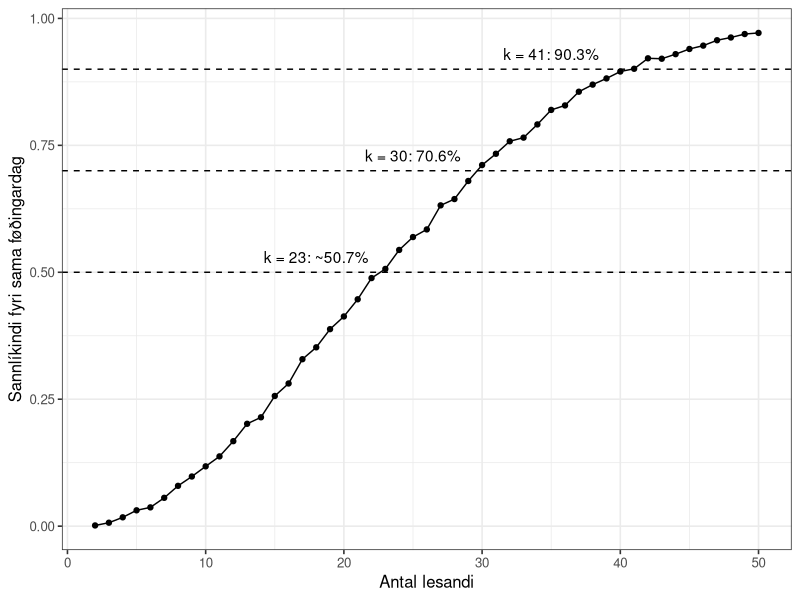
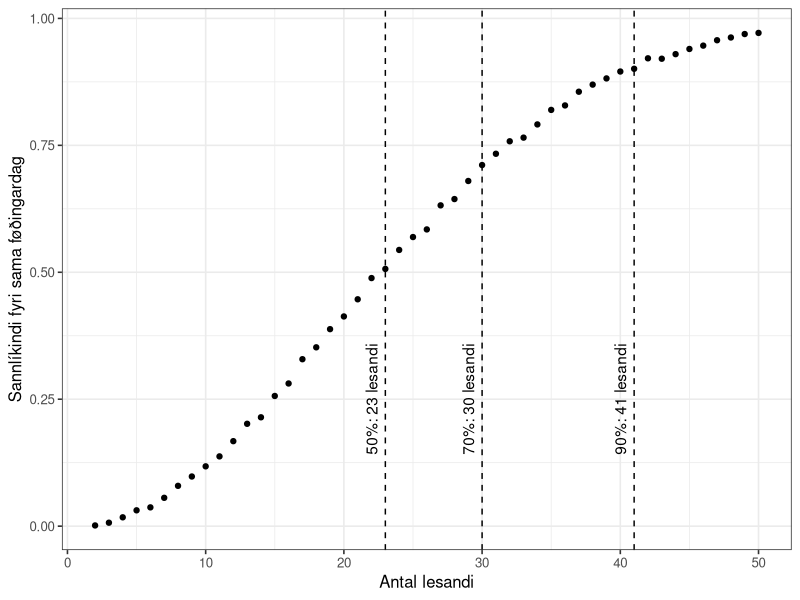
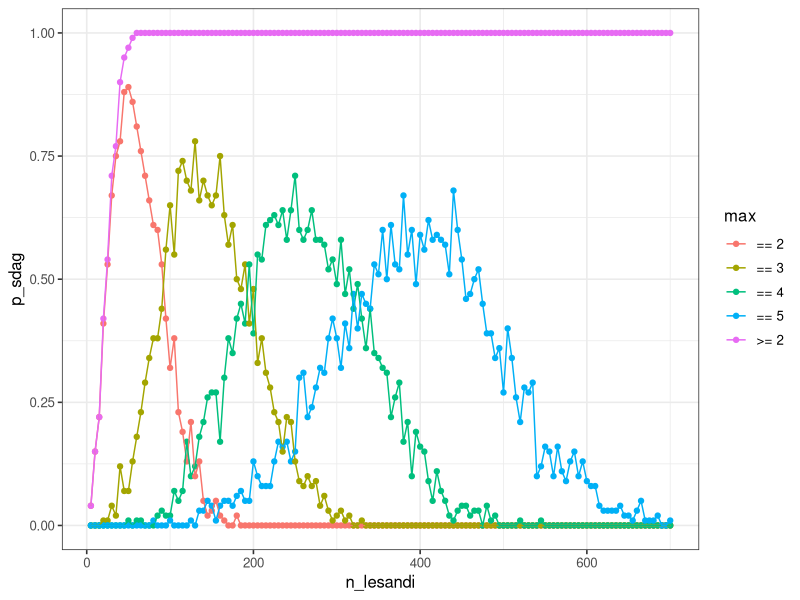
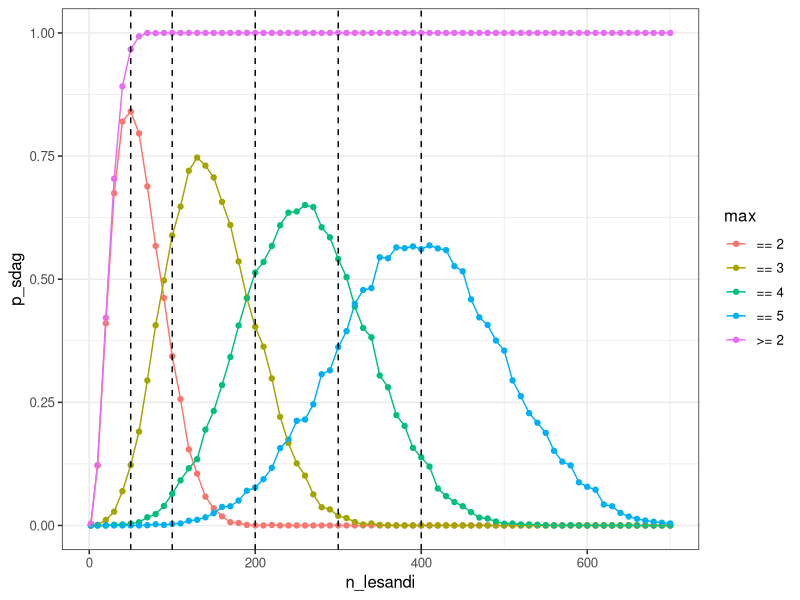
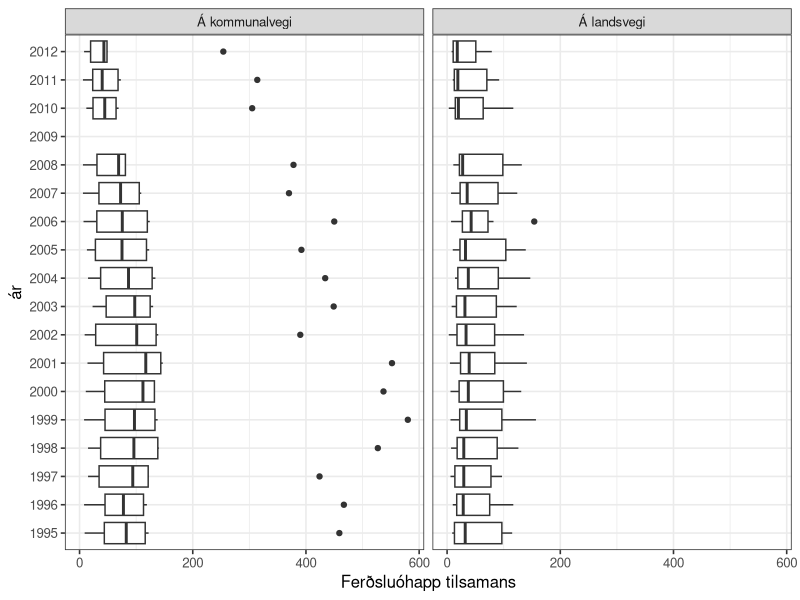
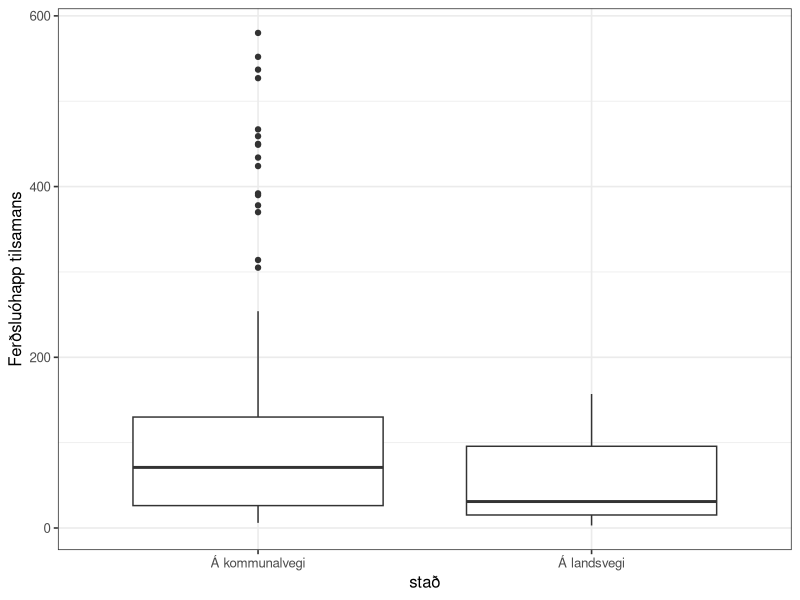
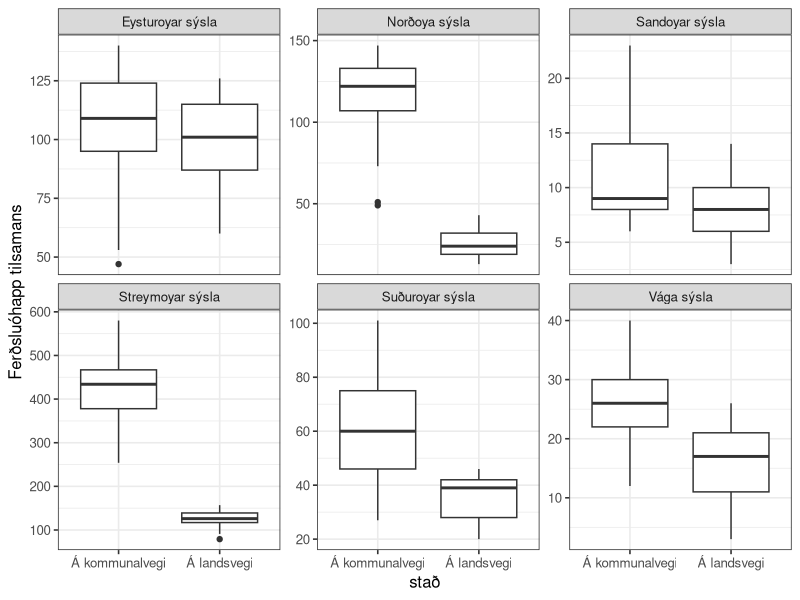
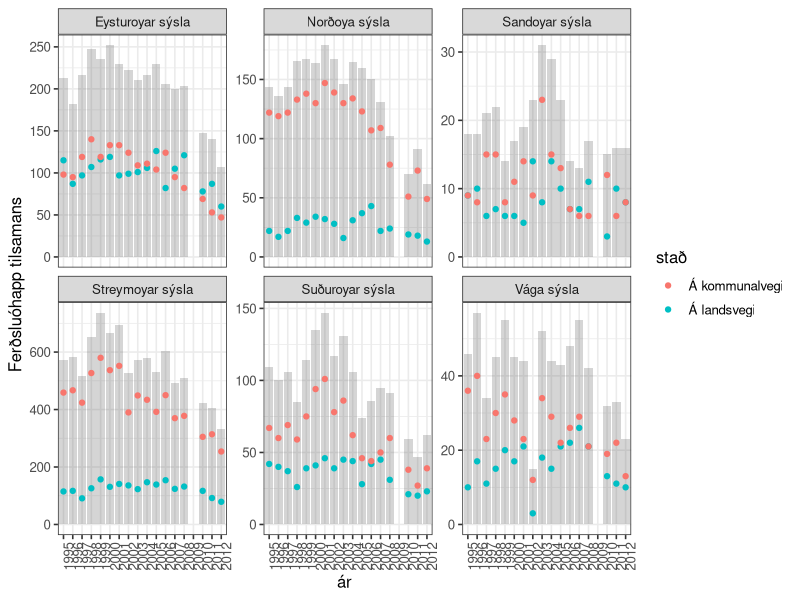

Reproduce these figures in R, in order.
## ---- chunk 1
knitr::opts_chunk$set(echo = TRUE)

options(dplyr.summarise.inform = FALSE)
library(tidyverse)

# set theme used for plotting
theme_set(theme_bw(base_size = 12))

## ---- chunk 2
n_lesandi <- 2:10
roynd_nr <- 1:2

sama_fdag <- crossing(n_lesandi, roynd_nr)
sama_fdag
## ---- chunk 3
sama_fdag <- mutate(
  sama_fdag,
  fdag = map(n_lesandi, ~ sample(365, ., replace = TRUE)))

sama_fdag
## ---- chunk 4
str(sama_fdag$fdag)
## ---- chunk 5
sama_fdag <- mutate(sama_fdag, nakar_sdag = map_lgl(fdag, ~ any(duplicated(.x))))
sama_fdag

## ---- chunk 6
p_samadag <- sama_fdag %>%
  group_by(n_lesandi) %>%
  summarise(p_sdag = mean(nakar_sdag))

p_samadag
## ---- chunk 7

p_samadag <-
  crossing(n_lesandi = 2:10, roynd_nr = 1:2) %>%
  mutate(.,
    fdag = map(n_lesandi, ~sample(365, ., replace = TRUE))
  ) %>%
  mutate(., nakar_sdag = map_lgl(fdag, ~any(duplicated(.x)))) %>%
  group_by(n_lesandi) %>%
  summarize(p_sdag = mean(nakar_sdag))
  
p_samadag
## ---- chunk 8

n_lesandi <- 2:50

p_samadag <-
  crossing(n_lesandi, roynd_nr) %>%
  mutate(.,
    fdag = map(n_lesandi, ~sample(365, ., replace = TRUE))
  ) %>%
  mutate(., nakar_sdag = map_lgl(fdag, ~any(duplicated(.x)))) %>%
  group_by(n_lesandi) %>%
  summarize(p_sdag = mean(nakar_sdag))
  
p_samadag

## ---- chunk 9
roynd_nr <- 1:5000
p_samadag <-
  crossing(n_lesandi, roynd_nr) %>%
  mutate(.,
    fdag = map(n_lesandi, ~sample(365, ., replace = TRUE))
  ) %>%
  mutate(., nakar_sdag = map_lgl(fdag, ~any(duplicated(.x)))) %>%
  group_by(n_lesandi) %>%
  summarize(p_sdag = mean(nakar_sdag))
  
p_samadag
## ---- chunk 10
ggplot(p_samadag, aes(x = n_lesandi, y = p_sdag)) +
  geom_point() +
  geom_line() +
  xlab("Antal lesandi") +
  ylab("Sannlíkindi fyri sama føðingardag") +
  geom_hline(yintercept = c(0.5, 0.7, 0.9), linetype = "dashed") +
  annotate("text", x=18, y = 0.53, label="k = 23: ~50.7%") +
  annotate("text", x=25, y = 0.73, label="k = 30: 70.6%") +
  annotate("text", x=35, y = 0.93, label="k = 41: 90.3%")
## ---- chunk 11
p_samadag <- p_samadag %>%
  mutate(n_ymisk = map(n_lesandi, ~prod(365:(365 - . + 1))) %>% unlist,
         n_total = 365^n_lesandi,
         p_teori = 1 - (n_ymisk/n_total)
  )

p_samadag
## ---- chunk 12
p_samadag <- p_samadag %>% 
  mutate(p_bday = map_dbl(n_lesandi, ~pbirthday(., classes = 365, coincident = 2)))

p_samadag
## ---- chunk 13
x50 <- qbirthday(prob = 0.5, classes = 365, coincident = 2)
x70 <- qbirthday(prob = 0.7, classes = 365, coincident = 2)
x90 <- qbirthday(prob = 0.9, classes = 365, coincident = 2)

ggplot(p_samadag, aes(x = n_lesandi, y = p_sdag)) +
  geom_point() +
  geom_vline(xintercept = x50, linetype = "dashed") +
  annotate("text", x=x50-1, y = 0.25, label=sprintf("%s: %s lesandi", "50%", x50), angle=90) +
  geom_vline(xintercept = x70, linetype = "dashed") +
  annotate("text", x=x70-1, y = 0.25, label=sprintf("%s: %s lesandi", "70%", x70), angle=90) +
  geom_vline(xintercept = x90, linetype = "dashed") +
  annotate("text", x=x90-1, y = 0.25, label=sprintf("%s: %s lesandi", "90%", x90), angle=90) +
  xlab("Antal lesandi") +
  ylab("Sannlíkindi fyri sama føðingardag")

## ---- chunk 14
qbirthday(prob = 0.5, classes = 365, coincident = 2)
qbirthday(prob = 0.7, classes = 365, coincident = 2)
qbirthday(prob = 0.9, classes = 365, coincident = 2)
## ---- chunk 15
n_lesandi_50 <- pbirthday(50, classes = 365, coincident = 2)
n_lesandi_50

n_lesandi_80 <- pbirthday(80, classes = 365, coincident = 2)
n_lesandi_80
## ---- chunk 16
n_lesandi = seq(5, 700, 5)
roynd_nr = 1:100

p_maxsdag <- NULL

p_maxsdag <- crossing(n_lesandi, roynd_nr) %>%
  mutate(
    fdag = map(n_lesandi, ~sample(365, ., replace = TRUE)),
    `>= 2` = map_int(fdag, ~any(duplicated(.x))),
    max_sdag = map_int(fdag, function(x) max(table(x))),
    `== 2` = max_sdag == 2,
    `== 3` = max_sdag == 3,
    `== 4` = max_sdag == 4,
    `== 5` = max_sdag == 5,
  )

p_maxsdag
## ---- chunk 17
p_maxsdag <- p_maxsdag %>%
  pivot_longer(cols=c(`>= 2`, `== 2`, `== 3`, `== 4`, `== 5`), names_to = 'max', values_to = 'sdag')

p_maxsdag
## ---- chunk 18


p_maxsdag <- p_maxsdag %>%
  group_by(n_lesandi, max) %>%
  summarize(p_sdag = mean(sdag))
p_maxsdag
## ---- chunk 19
ggplot(p_maxsdag, aes(x = n_lesandi, y = p_sdag, colour = max)) +
  geom_point() +
  geom_line()
## ---- chunk 20
n_lesandi = c(2, seq(10, 700, 10))
#n_lesandi = seq(5, 700, 5)
roynd_nr = 1:2000

p_maxsdag <- NULL

p_maxsdag <- crossing(n_lesandi, roynd_nr) %>%
  mutate(
    fdag = map(n_lesandi, ~sample(365, ., replace = TRUE)),
    `>= 2` = map_int(fdag, ~any(duplicated(.x))),
    max_sdag = map_int(fdag, function(x) max(table(x))),
    `== 2` = max_sdag == 2,
    `== 3` = max_sdag == 3,
    `== 4` = max_sdag == 4,
    `== 5` = max_sdag == 5,
  ) %>%
  pivot_longer(cols=c(`>= 2`, `== 2`, `== 3`, `== 4`, `== 5`), names_to = 'max', values_to = 'sdag') %>%
  group_by(n_lesandi, max) %>%
  summarize(p_sdag = mean(sdag))

p_maxsdag
## ---- chunk 21
ggplot(p_maxsdag, aes(x = n_lesandi, y = p_sdag, colour = max)) +
  geom_point() +
  geom_line() +
  geom_vline(xintercept = c(50, 100, 200, 300, 400), linetype = "dashed")
## ---- chunk 22
max_values <- NULL
for (v in c(50, 100, 200, 300, 400)) {
  n_lesandi_max <- NULL
  n_lesandi_max <-
    head(
      arrange(p_maxsdag %>%
        filter(n_lesandi == v) %>% filter(max != ">= 2"), desc(p_sdag)
      ),
    3) %>%
    mutate(nr = c(1, 2, 3))
  max_values <- rbind(max_values, n_lesandi_max)
}

max_values
## ---- chunk 23
ferdslu_ohapp <- read_csv("ferdslu_ohapp.csv")
ferdslu_ohapp
## ---- chunk 24
ferdslu_ohapp <- read_csv("ferdslu_ohapp.csv", skip = 1, na = "..")
ferdslu_ohapp
## ---- chunk 25
ferdslu_ohapp <- ferdslu_ohapp %>%
  mutate(across(everything(), ~ str_replace(., "-", "0")))
ferdslu_ohapp
## ---- chunk 26
ferdslu_ohapp <- pivot_longer(ferdslu_ohapp, cols = '1995':'2012',
                   names_to = "ár", values_to = "n", values_transform = list(n = as.integer))

ferdslu_ohapp

#ferdslu_ohapp$n <- as.integer(ferdslu_ohapp$n)

## ---- chunk 27

ferdslu_ohapp <- pivot_wider(ferdslu_ohapp, names_from = slag, values_from = n)


ferdslu_ohapp
## ---- chunk 28

ggplot(ferdslu_ohapp) +
  geom_boxplot(aes(x = `Ferðsluóhapp tilsamans`, y = ár), na.rm = TRUE) +
  facet_wrap(~stað)

## ---- chunk 29
df <- ferdslu_ohapp %>%
  filter(`Ferðsluóhapp tilsamans` > 150) 
df
## ---- chunk 30

ggplot(data = ferdslu_ohapp) +
  geom_boxplot(aes(x = stað, y = `Ferðsluóhapp tilsamans`), na.rm = TRUE)

## ---- chunk 31

ggplot(data = ferdslu_ohapp) +
  geom_boxplot(aes(x = stað, y = `Ferðsluóhapp tilsamans`), na.rm = TRUE) +
  facet_wrap(~sýsla, scales = "free_y")

## ---- chunk 32

ggplot(ferdslu_ohapp) +
  geom_bar(aes(x = ár, y = `Ferðsluóhapp tilsamans`), alpha = 0.25, stat = "Identity", na.rm = TRUE) +
  geom_point(aes(x = ár, y = `Ferðsluóhapp tilsamans`, colour = stað), na.rm = TRUE) +
  facet_wrap(~sýsla, scales = "free_y") +
  theme(axis.text.x = element_text(angle = 90))

## ---- chunk 33
ggplot(ferdslu_ohapp, aes(x = `Skadd fólk`, y = `ár`)) +
  geom_boxplot(na.rm = TRUE) +
  facet_wrap(~ `stað`)

## ---- chunk 34
ggplot(ferdslu_ohapp, aes(x = `stað`, y = `Skadd fólk`)) +
  geom_boxplot(na.rm = TRUE)
## ---- chunk 35
ggplot(ferdslu_ohapp, aes(x = `stað`, y = `Skadd fólk`)) +
  geom_boxplot(na.rm = TRUE) +
  facet_wrap(~ `sýsla`, scales = "free_y")
## ---- chunk 36
ggplot(ferdslu_ohapp, aes(x = `stað`, y = `Skadd fólk` / `Ferðsluóhapp tilsamans`)) +
  geom_boxplot(na.rm = TRUE) +
  facet_wrap(~ `sýsla`, scales = "free_y")
## ---- chunk 37
ggplot(ferdslu_ohapp) +
  geom_boxplot(aes(x = `Skadd fólk`/`Ferðsluóhapp tilsamans`, y = `stað`), color = "red", na.rm = TRUE) +
  geom_violin(aes(x = `Skadd fólk`/`Ferðsluóhapp tilsamans`, y = `stað`), alpha = 0.25, na.rm = TRUE) +
  geom_boxplot(aes(x = `Skadd fólk` / `Ferðsluóhapp tilsamans`, y = "Í Føroyum"), color = "blue", na.rm = TRUE) +
  geom_violin(aes(x = `Skadd fólk` / `Ferðsluóhapp tilsamans`, y = "Í Føroyum"), alpha = 0.25, na.rm = TRUE)
## ---- chunk 38
ophapp_yvirlit <- ferdslu_ohapp %>% 
  filter(`ár` != "2009") %>%
  group_by(`stað`) %>%
  summarise(
    n = n(),
    n_ohapp = sum(`Ferðsluóhapp tilsamans`),
    n_skadd = sum(`Skadd fólk`),
    p_skadd = n_skadd / n_ohapp
  )

ophapp_yvirlit
## ---- chunk 39
t.test(ophapp_yvirlit$p_skadd, conf.level = .95)$conf.int
## ---- chunk 40
binom.test(x = 636, n = 12623, p = 1/103)
## ---- chunk 41
prop.test(x = ophapp_yvirlit$n_skadd, n = ophapp_yvirlit$n_ohapp, p = ophapp_yvirlit$p_skadd)
## ---- chunk 42
landsvegi_ar <- ferdslu_ohapp %>% 
  filter(`ár` == 1998, `stað` == "Á landsvegi") %>%
  group_by(stað, ár, sýsla) %>%
  summarise(
    n_ohapp = sum(`Ferðsluóhapp tilsamans`),
    n_skadd = sum(`Skadd fólk`)
  )

landsvegi_ar
## ---- chunk 43
n_ohapp <- landsvegi_ar$n_ohapp
p <- 626/5285 # p_skadd

ndata <- NULL
tdata <- NULL
for (n in n_ohapp) {
  size = n
  mu <- n*p
  sd <- sqrt(n*p*(1-p))
  
  tb_data <- NULL
  tb_data <- tibble(x = seq(0, 25, 0.01),
                    y = dnorm(x, mu, sd),
                    n_ohapp = n)
  ndata <- rbind(ndata, tb_data)
  
  tb_bino <- tibble(
  x = seq(0, 25, 1),
  y = dbinom(x, n, p),
  n_ohapp = n
  )
  tdata <- rbind(tdata, tb_bino)
}

ggplot(ndata, aes(x,y)) +
  # geom_area(data=filter(ndata,
  #                       x <= 10),
  #           fill = "lightblue") +
  # geom_area(data=filter(ndata,
  #                       x >= 20),
  #           aes(x = x, y = y),
  #           fill = "lightblue") +
  scale_x_continuous(breaks = seq(0, 25, 5)) +
  scale_y_continuous(breaks = seq(0, 0.4, 0.1)) +
  geom_line() +
  geom_point(data=tdata, aes(x, y)) +
  facet_wrap(~ n_ohapp)
## ---- chunk 44
sysla_yvirlit <- ferdslu_ohapp %>%
  filter(`ár` != 2009) %>%
  group_by(`sýsla`) %>%
  summarise(
    n_ohapp = sum(`Ferðsluóhapp tilsamans`),
    n_skadd = sum(`Skadd fólk`),
    n_oskadd = n_ohapp - n_skadd 
  )
sysla_yvirlit
## ---- chunk 45
skadd_oskadd <- sysla_yvirlit %>%
  group_by(n_skadd, n_oskadd) %>%
  select(n_skadd, n_oskadd)

skadd_oskadd
## ---- chunk 46
chisq.test(skadd_oskadd)
## ---- chunk 47
prop.test(x = as.matrix(skadd_oskadd))
